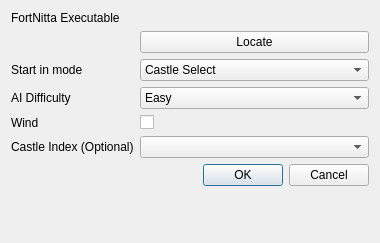
<?xml version="1.0" encoding="UTF-8"?>
<ui version="4.0">
 <class>EngineInvocationDialog</class>
 <widget class="QDialog" name="EngineInvocationDialog">
  <property name="geometry">
   <rect>
    <x>0</x>
    <y>0</y>
    <width>380</width>
    <height>243</height>
   </rect>
  </property>
  <property name="windowTitle">
   <string>Invoke FortNitta</string>
  </property>
  <layout class="QFormLayout" name="formLayout">
   <item row="2" column="1">
    <widget class="QComboBox" name="modeCombo">
     <item>
      <property name="text">
       <string>Castle Select</string>
      </property>
     </item>
     <item>
      <property name="text">
       <string>Cannon Placement</string>
      </property>
     </item>
     <item>
      <property name="text">
       <string>Battle Mode</string>
      </property>
     </item>
     <item>
      <property name="text">
       <string>Rebuild Mode</string>
      </property>
     </item>
    </widget>
   </item>
   <item row="6" column="1">
    <widget class="QDialogButtonBox" name="buttonBox">
     <property name="orientation">
      <enum>Qt::Horizontal</enum>
     </property>
     <property name="standardButtons">
      <set>QDialogButtonBox::Cancel|QDialogButtonBox::Ok</set>
     </property>
    </widget>
   </item>
   <item row="2" column="0">
    <widget class="QLabel" name="modeLabel">
     <property name="text">
      <string>Start in mode</string>
     </property>
    </widget>
   </item>
   <item row="3" column="1">
    <widget class="QComboBox" name="aiCombo">
     <item>
      <property name="text">
       <string>Easy</string>
      </property>
     </item>
     <item>
      <property name="text">
       <string>Normal</string>
      </property>
     </item>
     <item>
      <property name="text">
       <string>Hard</string>
      </property>
     </item>
     <item>
      <property name="text">
       <string>Insane</string>
      </property>
     </item>
    </widget>
   </item>
   <item row="3" column="0">
    <widget class="QLabel" name="aiDifficultyLabel">
     <property name="text">
      <string>AI Difficulty</string>
     </property>
    </widget>
   </item>
   <item row="4" column="1">
    <widget class="QCheckBox" name="windCheck">
     <property name="text">
      <string/>
     </property>
    </widget>
   </item>
   <item row="5" column="1">
    <widget class="QComboBox" name="castleIndexCombo"/>
   </item>
   <item row="5" column="0">
    <widget class="QLabel" name="castleIndexLabel">
     <property name="text">
      <string>Castle Index (Optional)</string>
     </property>
    </widget>
   </item>
   <item row="4" column="0">
    <widget class="QLabel" name="windLabel">
     <property name="text">
      <string>Wind</string>
     </property>
    </widget>
   </item>
   <item row="0" column="1">
    <widget class="QLabel" name="executablePath">
     <property name="text">
      <string>&lt;unset&gt;</string>
     </property>
    </widget>
   </item>
   <item row="1" column="1">
    <widget class="QPushButton" name="locateButton">
     <property name="text">
      <string>Locate</string>
     </property>
    </widget>
   </item>
   <item row="0" column="0">
    <widget class="QLabel" name="label">
     <property name="text">
      <string>FortNitta Executable</string>
     </property>
    </widget>
   </item>
  </layout>
 </widget>
 <resources/>
 <connections>
  <connection>
   <sender>buttonBox</sender>
   <signal>accepted()</signal>
   <receiver>EngineInvocationDialog</receiver>
   <slot>accept()</slot>
   <hints>
    <hint type="sourcelabel">
     <x>248</x>
     <y>254</y>
    </hint>
    <hint type="destinationlabel">
     <x>157</x>
     <y>274</y>
    </hint>
   </hints>
  </connection>
  <connection>
   <sender>buttonBox</sender>
   <signal>rejected()</signal>
   <receiver>EngineInvocationDialog</receiver>
   <slot>reject()</slot>
   <hints>
    <hint type="sourcelabel">
     <x>316</x>
     <y>260</y>
    </hint>
    <hint type="destinationlabel">
     <x>286</x>
     <y>274</y>
    </hint>
   </hints>
  </connection>
 </connections>
</ui>
